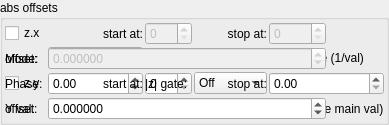
    <widget class="QGroupBox" name="groupBox_3">
     <property name="title">
      <string>abs offsets</string>
     </property>
     <layout class="QVBoxLayout" name="verticalLayout_5" stretch="0">
      <property name="spacing">
       <number>2</number>
      </property>
      <property name="leftMargin">
       <number>2</number>
      </property>
      <property name="topMargin">
       <number>2</number>
      </property>
      <property name="rightMargin">
       <number>2</number>
      </property>
      <property name="bottomMargin">
       <number>2</number>
      </property>
      <item>
       <layout class="QGridLayout" name="gridLayout_10" columnstretch="0,0,0,0,0">
        <property name="spacing">
         <number>2</number>
        </property>
        <item row="2" column="2">
         <widget class="MySpinBox" name="spinboxInt_transf_multiplier_start_iter_2">
          <property name="sizePolicy">
           <sizepolicy hsizetype="Minimum" vsizetype="Maximum">
            <horstretch>0</horstretch>
            <verstretch>0</verstretch>
           </sizepolicy>
          </property>
          <property name="maximum">
           <number>999</number>
          </property>
         </widget>
        </item>
        <item row="0" column="2">
         <widget class="MySpinBox" name="spinboxInt_transf_start_iterations_A">
          <property name="enabled">
           <bool>false</bool>
          </property>
          <property name="sizePolicy">
           <sizepolicy hsizetype="Minimum" vsizetype="Maximum">
            <horstretch>0</horstretch>
            <verstretch>0</verstretch>
           </sizepolicy>
          </property>
          <property name="maximum">
           <number>999</number>
          </property>
         </widget>
        </item>
        <item row="2" column="0">
         <widget class="MyCheckBox" name="checkBox_transf_function_enabledy">
          <property name="text">
           <string notr="true">z.y</string>
          </property>
         </widget>
        </item>
        <item row="3" column="0">
         <widget class="QLabel" name="label_38">
          <property name="text">
           <string>offset:</string>
          </property>
         </widget>
        </item>
        <item row="1" column="0">
         <widget class="QLabel" name="label_43">
          <property name="text">
           <string>offset:</string>
          </property>
         </widget>
        </item>
        <item row="0" column="4">
         <widget class="MySpinBox" name="spinboxInt_transf_stop_iterations_A">
          <property name="enabled">
           <bool>false</bool>
          </property>
          <property name="sizePolicy">
           <sizepolicy hsizetype="Minimum" vsizetype="Maximum">
            <horstretch>0</horstretch>
            <verstretch>0</verstretch>
           </sizepolicy>
          </property>
          <property name="maximum">
           <number>999</number>
          </property>
         </widget>
        </item>
        <item row="0" column="0">
         <widget class="MyCheckBox" name="checkBox_transf_function_enabledx_false">
          <property name="text">
           <string notr="true">z.x</string>
          </property>
         </widget>
        </item>
        <item row="2" column="4">
         <widget class="MySpinBox" name="spinboxInt_transf_multiplier_stop_iter_2">
          <property name="sizePolicy">
           <sizepolicy hsizetype="Minimum" vsizetype="Maximum">
            <horstretch>0</horstretch>
            <verstretch>0</verstretch>
           </sizepolicy>
          </property>
          <property name="maximum">
           <number>999</number>
          </property>
         </widget>
        </item>
      <item row="1" column="0">
       <widget class="QLabel"><property name="text"><string>Mode:</string></property></widget>
      </item>
      <item row="1" column="1">
       <widget class="MyComboBox" name="comboBox_transf_multiplier_value_mode_2">
        <item><property name="text"><string notr="true">Constant</string></property></item>
        <item><property name="text"><string notr="true">Sine</string></property></item>
        <item><property name="text"><string notr="true">Ramp</string></property></item>
        <item><property name="text"><string notr="true">Exponential</string></property></item>
        <item><property name="text"><string notr="true">Triangle</string></property></item>
        <item><property name="text"><string notr="true">Square</string></property></item>
        <item><property name="text"><string notr="true">Smoothstep</string></property></item>
        <item><property name="text"><string notr="true">Noise</string></property></item>
        <item><property name="text"><string notr="true">Ping-pong</string></property></item>
        <item><property name="text"><string notr="true">Stepped</string></property></item>
       </widget>
      </item>
      <item row="1" column="2">
       <widget class="QLabel"><property name="text"><string>Freq:</string></property></widget>
      </item>
      <item row="1" column="3">
       <widget class="MyDoubleSpinBox" name="spinbox_transf_multiplier_frequency_2">
        <property name="minimum"><double>0.01</double></property><property name="maximum"><double>100.0</double></property>
        <property name="singleStep"><double>0.1</double></property><property name="value"><double>1.0</double></property>
       </widget>
      </item>
      <item row="1" column="4" colspan="2">
       <widget class="MyCheckBox" name="checkBox_transf_multiplier_inverse_2">
        <property name="text"><string>Inverse (1/val)</string></property>
       </widget>
      </item>
      <item row="2" column="0">
       <widget class="QLabel"><property name="text"><string>Phase:</string></property></widget>
      </item>
      <item row="2" column="1">
       <widget class="MyDoubleSpinBox" name="spinbox_transf_multiplier_phase_2">
        <property name="minimum"><double>-10.0</double></property><property name="maximum"><double>10.0</double></property>
        <property name="singleStep"><double>0.1</double></property><property name="value"><double>0.0</double></property>
       </widget>
      </item>
      <item row="2" column="2">
       <widget class="QLabel"><property name="text"><string>|z| gate:</string></property></widget>
      </item>
      <item row="2" column="3">
       <widget class="MyComboBox" name="comboBox_transf_multiplier_threshold_mode_2">
        <item><property name="text"><string notr="true">Off</string></property></item>
        <item><property name="text"><string notr="true">&gt; thresh</string></property></item>
        <item><property name="text"><string notr="true">&lt; thresh</string></property></item>
       </widget>
      </item>
      <item row="2" column="4" colspan="2">
       <widget class="MyDoubleSpinBox" name="spinbox_transf_multiplier_threshold_2">
        <property name="minimum"><double>0.0</double></property><property name="maximum"><double>1000.0</double></property>
        <property name="singleStep"><double>0.1</double></property><property name="value"><double>0.0</double></property>
       </widget>
      </item>
      <item row="3" column="0">
       <widget class="QLabel"><property name="text"><string>Y val:</string></property></widget>
      </item>
      <item row="3" column="1">
       <widget class="MyDoubleSpinBox" name="spinbox_transf_multiplier_scale_y_2">
        <property name="minimum"><double>-100.0</double></property><property name="maximum"><double>100.0</double></property>
        <property name="singleStep"><double>0.01</double></property><property name="value"><double>0.0</double></property>
       </widget>
      </item>
      <item row="3" column="2">
       <widget class="QLabel"><property name="text"><string>Z val:</string></property></widget>
      </item>
      <item row="3" column="3">
       <widget class="MyDoubleSpinBox" name="spinbox_transf_multiplier_scale_z_2">
        <property name="minimum"><double>-100.0</double></property><property name="maximum"><double>100.0</double></property>
        <property name="singleStep"><double>0.01</double></property><property name="value"><double>0.0</double></property>
       </widget>
      </item>
      <item row="3" column="4" colspan="2">
       <widget class="QLabel"><property name="text"><string notr="true">(Y/Z: 0=use main val)</string></property></widget>
      </item>
        <item row="0" column="1">
         <widget class="QLabel" name="label_58">
          <property name="layoutDirection">
           <enum>Qt::LeftToRight</enum>
          </property>
          <property name="text">
           <string>start at:</string>
          </property>
          <property name="alignment">
           <set>Qt::AlignRight|Qt::AlignTrailing|Qt::AlignVCenter</set>
          </property>
         </widget>
        </item>
        <item row="0" column="3">
         <widget class="QLabel" name="label_60">
          <property name="text">
           <string>stop at:</string>
          </property>
          <property name="alignment">
           <set>Qt::AlignRight|Qt::AlignTrailing|Qt::AlignVCenter</set>
          </property>
         </widget>
        </item>
        <item row="2" column="1">
         <widget class="QLabel" name="label_61">
          <property name="layoutDirection">
           <enum>Qt::LeftToRight</enum>
          </property>
          <property name="text">
           <string>start at:</string>
          </property>
          <property name="alignment">
           <set>Qt::AlignRight|Qt::AlignTrailing|Qt::AlignVCenter</set>
          </property>
         </widget>
        </item>
        <item row="2" column="3">
         <widget class="QLabel" name="label_62">
          <property name="text">
           <string>stop at:</string>
          </property>
          <property name="alignment">
           <set>Qt::AlignRight|Qt::AlignTrailing|Qt::AlignVCenter</set>
          </property>
         </widget>
        </item>
        <item row="1" column="1" colspan="4">
         <widget class="MyDoubleSpinBox" name="spinbox_transf_offset_0">
          <property name="enabled">
           <bool>false</bool>
          </property>
          <property name="sizePolicy">
           <sizepolicy hsizetype="Minimum" vsizetype="Maximum">
            <horstretch>0</horstretch>
            <verstretch>0</verstretch>
           </sizepolicy>
          </property>
          <property name="prefix">
           <string/>
          </property>
          <property name="suffix">
           <string/>
          </property>
          <property name="decimals">
           <number>6</number>
          </property>
          <property name="minimum">
           <double>-99.989999999999995</double>
          </property>
          <property name="maximum">
           <double>99.989999999999995</double>
          </property>
          <property name="singleStep">
           <double>0.100000000000000</double>
          </property>
         </widget>
        </item>
        <item row="3" column="1" colspan="4">
         <widget class="MyDoubleSpinBox" name="spinbox_transf_offset_05">
          <property name="sizePolicy">
           <sizepolicy hsizetype="Minimum" vsizetype="Maximum">
            <horstretch>0</horstretch>
            <verstretch>0</verstretch>
           </sizepolicy>
          </property>
          <property name="prefix">
           <string/>
          </property>
          <property name="suffix">
           <string/>
          </property>
          <property name="decimals">
           <number>6</number>
          </property>
          <property name="minimum">
           <double>-99.989999999999995</double>
          </property>
          <property name="maximum">
           <double>99.989999999999995</double>
          </property>
          <property name="singleStep">
           <double>0.100000000000000</double>
          </property>
         </widget>
        </item>
       </layout>
      </item>
     </layout>
    </widget>
